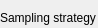
      <widget class="QWidget" name="page_8">
       <property name="geometry">
        <rect>
         <x>0</x>
         <y>0</y>
         <width>98</width>
         <height>28</height>
        </rect>
       </property>
       <attribute name="label">
        <string>Step 5 - Create / modify sampling strategy</string>
       </attribute>
       <widget class="QGroupBox" name="groupBox_28">
        <property name="geometry">
         <rect>
          <x>0</x>
          <y>10</y>
          <width>681</width>
          <height>351</height>
         </rect>
        </property>
        <property name="title">
         <string>Sampling strategy</string>
        </property>
        <widget class="QPushButton" name="pushButton_9">
         <property name="geometry">
          <rect>
           <x>530</x>
           <y>290</y>
           <width>141</width>
           <height>23</height>
          </rect>
         </property>
         <property name="text">
          <string>Save sampling strategy</string>
         </property>
        </widget>
        <widget class="QTabWidget" name="tabWidget_4">
         <property name="geometry">
          <rect>
           <x>10</x>
           <y>30</y>
           <width>661</width>
           <height>251</height>
          </rect>
         </property>
         <property name="currentIndex">
          <number>0</number>
         </property>
         <widget class="QWidget" name="tab_5">
          <attribute name="title">
           <string>Sample Size &amp;&amp; Locus Range</string>
          </attribute>
          <widget class="QGroupBox" name="groupBox_8">
           <property name="geometry">
            <rect>
             <x>10</x>
             <y>140</y>
             <width>621</width>
             <height>81</height>
            </rect>
           </property>
           <property name="title">
            <string>Check your sample size and locus range combination</string>
           </property>
           <widget class="QWidget" name="layoutWidget">
            <property name="geometry">
             <rect>
              <x>10</x>
              <y>15</y>
              <width>136</width>
              <height>61</height>
             </rect>
            </property>
            <layout class="QVBoxLayout" name="verticalLayout_5">
             <item>
              <layout class="QHBoxLayout" name="horizontalLayout_2">
               <item>
                <widget class="QLabel" name="label_18">
                 <property name="minimumSize">
                  <size>
                   <width>80</width>
                   <height>0</height>
                  </size>
                 </property>
                 <property name="maximumSize">
                  <size>
                   <width>80</width>
                   <height>16777215</height>
                  </size>
                 </property>
                 <property name="text">
                  <string>Sample combos:</string>
                 </property>
                </widget>
               </item>
               <item>
                <widget class="QLabel" name="label_25">
                 <property name="text">
                  <string>TextLabel</string>
                 </property>
                </widget>
               </item>
              </layout>
             </item>
             <item>
              <layout class="QHBoxLayout" name="horizontalLayout_7">
               <item>
                <widget class="QLabel" name="label_19">
                 <property name="minimumSize">
                  <size>
                   <width>80</width>
                   <height>0</height>
                  </size>
                 </property>
                 <property name="maximumSize">
                  <size>
                   <width>80</width>
                   <height>16777215</height>
                  </size>
                 </property>
                 <property name="text">
                  <string>Locus combos:</string>
                 </property>
                </widget>
               </item>
               <item>
                <widget class="QLabel" name="label_26">
                 <property name="text">
                  <string>TextLabel</string>
                 </property>
                </widget>
               </item>
              </layout>
             </item>
             <item>
              <layout class="QHBoxLayout" name="horizontalLayout_8">
               <item>
                <widget class="QLabel" name="label_20">
                 <property name="minimumSize">
                  <size>
                   <width>80</width>
                   <height>0</height>
                  </size>
                 </property>
                 <property name="maximumSize">
                  <size>
                   <width>80</width>
                   <height>16777215</height>
                  </size>
                 </property>
                 <property name="text">
                  <string>Total combos:</string>
                 </property>
                </widget>
               </item>
               <item>
                <widget class="QLabel" name="label_27">
                 <property name="text">
                  <string>TextLabel</string>
                 </property>
                </widget>
               </item>
              </layout>
             </item>
            </layout>
           </widget>
           <widget class="QWidget" name="layoutWidget">
            <property name="geometry">
             <rect>
              <x>160</x>
              <y>19</y>
              <width>441</width>
              <height>51</height>
             </rect>
            </property>
            <layout class="QVBoxLayout" name="verticalLayout_11">
             <property name="spacing">
              <number>3</number>
             </property>
             <item>
              <layout class="QHBoxLayout" name="horizontalLayout_9">
               <item>
                <widget class="QLabel" name="label_21">
                 <property name="minimumSize">
                  <size>
                   <width>80</width>
                   <height>0</height>
                  </size>
                 </property>
                 <property name="maximumSize">
                  <size>
                   <width>80</width>
                   <height>16777215</height>
                  </size>
                 </property>
                 <property name="text">
                  <string>Sample combos:</string>
                 </property>
                </widget>
               </item>
               <item>
                <widget class="QLabel" name="label_23">
                 <property name="text">
                  <string>Sample display</string>
                 </property>
                </widget>
               </item>
              </layout>
             </item>
             <item>
              <layout class="QHBoxLayout" name="horizontalLayout_33">
               <item>
                <widget class="QLabel" name="label_22">
                 <property name="minimumSize">
                  <size>
                   <width>80</width>
                   <height>0</height>
                  </size>
                 </property>
                 <property name="maximumSize">
                  <size>
                   <width>80</width>
                   <height>16777215</height>
                  </size>
                 </property>
                 <property name="text">
                  <string>Locus numbers:</string>
                 </property>
                </widget>
               </item>
               <item>
                <widget class="QLabel" name="label_24">
                 <property name="text">
                  <string>Loci display</string>
                 </property>
                </widget>
               </item>
              </layout>
             </item>
            </layout>
           </widget>
          </widget>
          <widget class="QWidget" name="layoutWidget">
           <property name="geometry">
            <rect>
             <x>7</x>
             <y>4</y>
             <width>641</width>
             <height>131</height>
            </rect>
           </property>
           <layout class="QHBoxLayout" name="horizontalLayout_35">
            <item>
             <widget class="QGroupBox" name="groupBox_29">
              <property name="title">
               <string>Sample size range</string>
              </property>
              <widget class="QWidget" name="layoutWidget_43">
               <property name="geometry">
                <rect>
                 <x>10</x>
                 <y>15</y>
                 <width>130</width>
                 <height>101</height>
                </rect>
               </property>
               <layout class="QVBoxLayout" name="verticalLayout_43">
                <item>
                 <widget class="QLabel" name="label_61">
                  <property name="text">
                   <string>Minimum Samples</string>
                  </property>
                 </widget>
                </item>
                <item>
                 <widget class="QLabel" name="label_62">
                  <property name="text">
                   <string>Maximum Samples</string>
                  </property>
                 </widget>
                </item>
                <item>
                 <widget class="QLabel" name="label_63">
                  <property name="text">
                   <string>Sample size increment</string>
                  </property>
                 </widget>
                </item>
               </layout>
              </widget>
              <widget class="QWidget" name="layoutWidget_44">
               <property name="geometry">
                <rect>
                 <x>130</x>
                 <y>15</y>
                 <width>111</width>
                 <height>101</height>
                </rect>
               </property>
               <layout class="QVBoxLayout" name="verticalLayout_44">
                <item>
                 <widget class="QSlider" name="horizontalSlider_48">
                  <property name="orientation">
                   <enum>Qt::Horizontal</enum>
                  </property>
                 </widget>
                </item>
                <item>
                 <widget class="QSlider" name="horizontalSlider_49">
                  <property name="orientation">
                   <enum>Qt::Horizontal</enum>
                  </property>
                 </widget>
                </item>
                <item>
                 <widget class="QSlider" name="horizontalSlider_50">
                  <property name="orientation">
                   <enum>Qt::Horizontal</enum>
                  </property>
                 </widget>
                </item>
               </layout>
              </widget>
              <widget class="QWidget" name="layoutWidget_45">
               <property name="geometry">
                <rect>
                 <x>250</x>
                 <y>19</y>
                 <width>61</width>
                 <height>91</height>
                </rect>
               </property>
               <layout class="QVBoxLayout" name="verticalLayout_45">
                <item>
                 <widget class="QSpinBox" name="spinBox_40"/>
                </item>
                <item>
                 <widget class="QSpinBox" name="spinBox_41"/>
                </item>
                <item>
                 <widget class="QSpinBox" name="spinBox_42"/>
                </item>
               </layout>
              </widget>
             </widget>
            </item>
            <item>
             <widget class="QGroupBox" name="groupBox_30">
              <property name="title">
               <string>Locus number range</string>
              </property>
              <widget class="QWidget" name="layoutWidget_46">
               <property name="geometry">
                <rect>
                 <x>10</x>
                 <y>20</y>
                 <width>145</width>
                 <height>101</height>
                </rect>
               </property>
               <layout class="QVBoxLayout" name="verticalLayout_46">
                <item>
                 <widget class="QLabel" name="label_64">
                  <property name="text">
                   <string>Minimum loci</string>
                  </property>
                 </widget>
                </item>
                <item>
                 <widget class="QLabel" name="label_65">
                  <property name="text">
                   <string>Maximum loci</string>
                  </property>
                 </widget>
                </item>
                <item>
                 <widget class="QLabel" name="label_66">
                  <property name="text">
                   <string>Locus number increment</string>
                  </property>
                 </widget>
                </item>
               </layout>
              </widget>
              <widget class="QWidget" name="layoutWidget_47">
               <property name="geometry">
                <rect>
                 <x>140</x>
                 <y>20</y>
                 <width>111</width>
                 <height>101</height>
                </rect>
               </property>
               <layout class="QVBoxLayout" name="verticalLayout_47">
                <item>
                 <widget class="QSlider" name="horizontalSlider_51">
                  <property name="orientation">
                   <enum>Qt::Horizontal</enum>
                  </property>
                 </widget>
                </item>
                <item>
                 <widget class="QSlider" name="horizontalSlider_52">
                  <property name="orientation">
                   <enum>Qt::Horizontal</enum>
                  </property>
                 </widget>
                </item>
                <item>
                 <widget class="QSlider" name="horizontalSlider_53">
                  <property name="orientation">
                   <enum>Qt::Horizontal</enum>
                  </property>
                 </widget>
                </item>
               </layout>
              </widget>
              <widget class="QWidget" name="layoutWidget_48">
               <property name="geometry">
                <rect>
                 <x>260</x>
                 <y>19</y>
                 <width>48</width>
                 <height>101</height>
                </rect>
               </property>
               <layout class="QVBoxLayout" name="verticalLayout_48">
                <item>
                 <widget class="QSpinBox" name="spinBox_43"/>
                </item>
                <item>
                 <widget class="QSpinBox" name="spinBox_44"/>
                </item>
                <item>
                 <widget class="QSpinBox" name="spinBox_45"/>
                </item>
               </layout>
              </widget>
             </widget>
            </item>
           </layout>
          </widget>
         </widget>
         <widget class="QWidget" name="tab_9">
          <attribute name="title">
           <string>Settings</string>
          </attribute>
         </widget>
        </widget>
       </widget>
      </widget>
